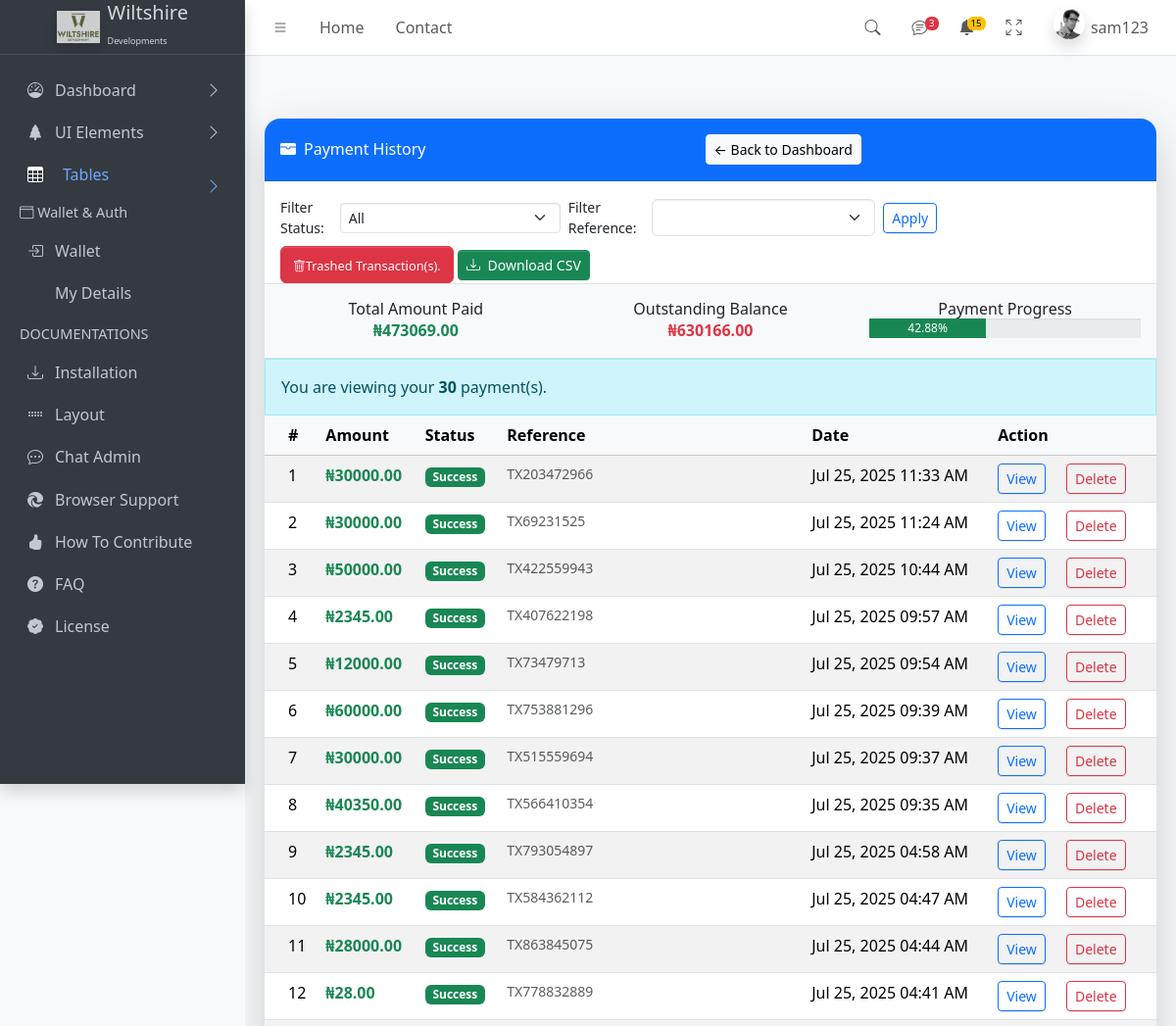
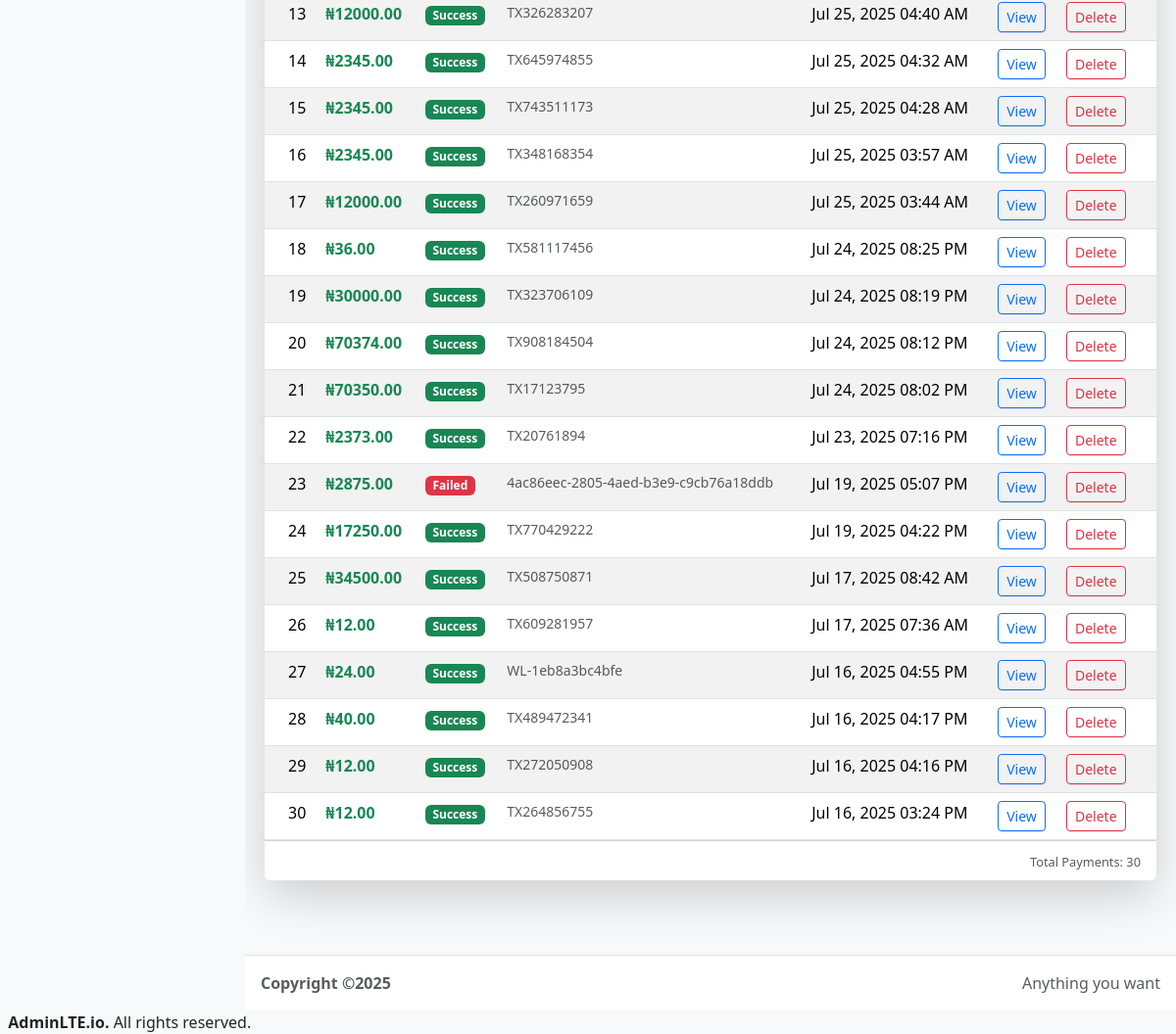
Screenshot of /Dashboard/payment-history/ (signed in) with the database file from the repository (2 pictures, top to bottom).
### myapp/models.py (models this page shows, shortened)
class Transaction(models.Model):
    user = models.ForeignKey(User, on_delete=models.CASCADE)
    reference = models.CharField(max_length=100, unique=True)
    amount = models.DecimalField(max_digits=10, decimal_places=2)
    status = models.CharField(max_length=50)
    created_at = models.DateTimeField(auto_now_add=True)
    contract_file = models.FileField(upload_to='contracts/', null=True, blank=True)

### myapp/views.py (the view, shortened to what this page needs)
# urls.py: path('Dashboard/payment-history/', views.payment_history, name='payment_history'),
@login_required(login_url="LoginUser")
def payment_history(request):
    user = request.user
    is_client_user = is_client(user)
    is_admin_user = is_admin(user)
    status_filter = request.GET.get('status')
    reference_filter = request.GET.get('reference')
    queryset = Transaction.objects.all().order_by('-created_at') if is_admin_user else Transaction.objects.filter(user=user).order_by('-created_at')
    if status_filter:
        queryset = queryset.filter(status__iexact=status_filter)
    if reference_filter:
        queryset = queryset.filter(reference__iexact=reference_filter)
    if is_admin_user:
        total_paid = PurchasedProduct.objects.aggregate(total=Sum('deposit'))['total'] or 0
        total_balance = PurchasedProduct.objects.aggregate(total=Sum('to_balance'))['total'] or 0
    else:
        total_paid = PurchasedProduct.objects.filter(user=user).aggregate(total=Sum('deposit'))['total'] or 0
        total_balance = PurchasedProduct.objects.filter(user=user).aggregate(total=Sum('to_balance'))['total'] or 0
    for tx in queryset:
        products = tx.products.all()  # thanks to related_name='products'
        if products.exists():
            product = products.first()
            deposit = product.deposit if product.deposit is not None else 0
            balance = product.to_balance if product.to_balance is not None else 0
            tx.description = f"{product.title} | Deposit: ₦{deposit:,.2f} | Balance: ₦{balance:,.2f}"
        else:
            tx.description = "No product attached"
    payment_progress = 0
    total_price = total_paid + total_balance
    if total_price > 0:
        payment_progress = round((total_paid / total_price) * 100, 2)
    context = {
        'all_payments': queryset,
        'payment_count': queryset.count(),
        'is_admin': is_admin_user,
        'is_client': is_client_user,
        'status_filter': status_filter,
        'total_paid': total_paid,
        'total_balance': total_balance,
        'payment_progress': payment_progress,
    }
    return render(request, 'Dashboard/payment_history.html', context)

### myapp/templates/Dashboard/payment_history.html (shortened to what this page needs)
{% load static %}
{% include 'Dashboard/header.html' %}
<main class="app-main">
  <div class="app-content-header">
    <div class="container my-5">
      <div class="card shadow-lg border-0 rounded-4">
        <div class="card-header bg-primary text-white py-3 d-flex justify-content-between align-items-center rounded-top-4">
          <h4 class="mb-0"><i class="bi bi-wallet-fill me-2"></i>Payment History</h4>
          <a href="{% url 'Dashboard' %}" class="btn btn-light btn-sm">← Back to Dashboard</a>
        </div>
        <form method="get" class="px-3 pt-3 d-flex flex-wrap gap-2 align-items-center justify-content-between">
          <div class="d-flex align-items-center gap-2">
            <label for="status" class="small mb-0 me-2">Filter Status:</label>
            <select name="status" id="status" class="form-select form-select-sm">
              <option value="">All</option>
            </select>
            <label for="status" class="small mb-0 me-2">Filter Reference:</label>
            <input type="text" name="reference" class="form-select form-input-sm">
            <button type="submit" class="btn btn-sm btn-outline-primary">Apply</button>
          </div>
          <div>
            <a class="btn btn-danger rounded-md" href='{% url "trashed_payments" %}'>
              <small><i class="bi bi-trash"></i>Trashed Transaction(s).</small>
            </a>
            <a href="?{% if status_filter %}status={{ status_filter }}&{% endif %}export=csv" class="btn btn-sm btn-success">
              <i class="bi bi-download me-1"></i> Download CSV
            </a>
          </div>
        </form>
        {% if all_payments %}
        <div class="p-3 border-top border-bottom bg-light">
          <div class="row text-center">
            <div class="col-md-4">
              <h6>Total Amount Paid</h6>
              <p class="fw-bold text-success mb-0">₦{{ total_paid|floatformat:2 }}</p>
            </div>
            <div class="col-md-4">
              <h6>Outstanding Balance</h6>
              <p class="fw-bold text-danger mb-0">₦{{ total_balance|floatformat:2 }}</p>
            </div>
            <div class="col-md-4">
              <h6>Payment Progress</h6>
              <div class="progress" style="height: 20px;">
                <div class="progress-bar bg-success" role="progressbar" style="width: {{ payment_progress }}%;" aria-valuenow="{{ payment_progress }}" aria-valuemin="0" aria-valuemax="100">
                  {{ payment_progress }}%
                </div>
              </div>
            </div>
          </div>
        </div>
        {% endif %}
        <div class="card-body p-0">
          {% if all_payments %}
            {% if is_admin %}
              <div class="alert alert-info rounded-0 mb-0">You are viewing all <strong>{{ payment_count }}</strong> payment(s).
              </div>
            {% elif is_client %}
              <div class="alert alert-info rounded-0 mb-0">You are viewing your <strong>{{ payment_count }}</strong> payment(s).</div>
            {% endif %}
            <div class="table-responsive">
              <table class="table table-hover table-striped mb-0">
                <thead class="table-light">
                  <tr>
                    <th>#</th>
                    <th>Amount</th>
                    <th>Status</th>
                    <th>Reference</th>
                    <th>Date</th>
                    <th colspan="2">Action</th>
                  </tr>
                </thead>
                <tbody>
                  {% for payment in all_payments %}
                  <tr>
                    <td>{{ forloop.counter }}</td>
                    <td class="text-success fw-bold">₦{{ payment.amount|floatformat:2 }}</td>
                    <td>
                      {% if payment.status == 'success' %}
                        <span class="badge bg-success">Success</span>
                      {% elif payment.status == 'Pending' %}
                        <span class="badge bg-warning text-dark">Pending</span>
                      {% else %}
                        <span class="badge bg-danger">Failed</span>
                      {% endif %}
                    </td>
                    <td class="small text-muted">{{ payment.reference|default:"N/A" }}</td>
                    <td>{{ payment.created_at|date:"M d, Y h:i A" }}</td>
                    <td>
                      <button type="button" class="btn btn-outline-primary btn-sm" data-bs-toggle="modal" data-bs-target="#viewModal{{ payment.id }}">
                        View
                      </button>
                    </td>
                    <td>
                      <form method="post" action="{% url 'delete_payment' payment.id %}" onsubmit="return confirm('Are you sure you want to delete this payment?');">
                        <button type="submit" class="btn btn-outline-danger btn-sm">Delete</button>
                      </form>
                    </td>
                  </tr>
                  {% endfor %}
                </tbody>
              </table>
            </div>
          {% else %}
            <div class="p-4 text-center text-muted">
              <i class="bi bi-exclamation-circle fs-1 mb-3"></i>
              <p>No payment history available yet.</p>
            </div>
          {% endif %}
        </div>
        <div class="card-footer text-end bg-white">
          <small class="text-muted">Total Payments: {{ payment_count }}</small>
        </div>
      </div>
    </div>
  </div>
</main>
{% include 'Dashboard/footer.html' %}

### myapp/templates/Dashboard/header.html (shortened to what this page needs)
{% load static %}
{% load django_browser_reload %}
<!doctype html>
<html lang="en">
  <head>
    <link rel="stylesheet" href="https://cdnjs.cloudflare.com/ajax/libs/font-awesome/6.5.0/css/all.min.css" />
    <link
      rel="stylesheet"
      href="https://cdn.jsdelivr.net/npm/@fontsource/source-sans-3@5.0.12/index.css"
    />
    <script src="https://cdn.tailwindcss.com"></script>
    <link
      rel="stylesheet"
      href="https://cdn.jsdelivr.net/npm/overlayscrollbars@2.10.1/styles/overlayscrollbars.min.css"
    />
    <link
      rel="stylesheet"
      href="https://cdn.jsdelivr.net/npm/bootstrap-icons@1.11.3/font/bootstrap-icons.min.css"
    />
    <link rel="stylesheet" href="{% static 'dist/css/adminlte.css' %}" />
    <link
      rel="stylesheet"
      href="https://cdn.jsdelivr.net/npm/apexcharts@3.37.1/dist/apexcharts.css"
    />
    <link
      rel="stylesheet"
      href="https://cdn.jsdelivr.net/npm/jsvectormap@1.5.3/dist/css/jsvectormap.min.css"
    />
  </head>
  <body class="layout-fixed sidebar-expand-lg bg-body-tertiary">
    <div class="app-wrapper">
      <nav class="app-header navbar navbar-expand bg-body">
        <div class="container-fluid">
          <ul class="navbar-nav">
            <li class="nav-item">
              <a class="nav-link" data-lte-toggle="sidebar" href="#" role="button">
                <i class="bi bi-list"></i>
              </a>
            </li>
            <li class="nav-item d-none d-md-block"><a href="{%url 'myHome' %}" class="nav-link">Home</a></li>
            <li class="nav-item d-none d-md-block"><a href="#" class="nav-link">Contact</a></li>
          </ul>
          <ul class="navbar-nav ms-auto">
            <li class="nav-item">
              <a class="nav-link" data-widget="navbar-search" href="#" role="button">
                <i class="bi bi-search"></i>
              </a>
            </li>
            <li class="nav-item dropdown">
              <a class="nav-link" data-bs-toggle="dropdown" href="#">
                <i class="bi bi-chat-text"></i>
                <span class="navbar-badge badge text-bg-danger">3</span>
              </a>
            </li>
            <li class="nav-item dropdown">
              <a class="nav-link" data-bs-toggle="dropdown" href="#">
                <i class="bi bi-bell-fill"></i>
                <span class="navbar-badge badge text-bg-warning">15</span>
              </a>
            </li>
            <li class="nav-item">
              <a class="nav-link" href="#" data-lte-toggle="fullscreen">
                <i data-lte-icon="maximize" class="bi bi-arrows-fullscreen"></i>
              </a>
            </li>
            <li class="nav-item dropdown user-menu">
              <a href="#" class="nav-link dropdown-toggle flex" data-bs-toggle="dropdown">
                <img
                  src="{% static 'dist/assets/img/user2-160x160.jpg' %}"
                  class="user-image rounded-circle shadow"
                  alt="User Image"
                />
                {% if user.is_authenticated %}
                  <span class="d-none d-md-inline">
                    {{ user_username }}
                  </span>
                {% endif %}
              </a>
            </li>
          </ul>
        </div>
      </nav>
      <aside class="app-sidebar bg-body-secondary shadow" data-bs-theme="dark">
        <div class="sidebar-brand">
          <a href="#" class="brand-link">
            <img
              src="{% static 'img/Wiltshire-01.jpg' %}"
              alt=""
              class="brand-image opacity-75 shadow"
            />
            <span class="brand-text fw-light"><span>Wiltshire</span> <br> <sup style='font-size:9px' class='mt-1'>Developments</sup></span>
          </a>
        </div>
        <div class="sidebar-wrapper">
          <nav class="mt-2">
            <ul
              class="nav sidebar-menu flex-column"
              data-lte-toggle="treeview"
              role="menu"
              data-accordion="false"
            >
              <li class="nav-item">
                <a href="{% url 'Dashboard' %}" class="nav-link">
                  <i class="nav-icon bi bi-speedometer"></i>
                  <p>
                    Dashboard
                  </p>
                </a>
              </li>
              <li class="nav-item">
                <a href="#" class="nav-link">
                  <i class="nav-icon bi bi-tree-fill"></i>
                  <p>
                    UI Elements
                  </p>
                </a>
              </li>
              <li class="nav-item">
                 <div class="flex">
                  <i class="nav-icon bi bi-table ml-4 text-white"></i>
                  <button class="nav-link w-full d-flex justify-content-between align-items-center" id="getOpen" onclick="TheTableOpen()">
                    <span>
                      Tables
                    </span>
                    <i class="nav-arrow bi bi-chevron-right"  style="float:right"></i>
                  </button>
                </div>
              </li>
              <li class="nav-header">
                <i class="bi bi-wallet"></i> Wallet & Auth
              </li>
              <li class="nav-item">
                <a href="{% url 'initiate_wallet_payment' %}" class="nav-link {% if request.resolver_match.url_name == 'initiate_wallet_payment' %} active{% endif %}">
                  <i class="nav-icon bi bi-box-arrow-in-right"></i>
                  <p>
                    Wallet
                  </p>
                </a>
              </li>
              <li class="nav-item">
                {% if is_admin %}
                <a href="{% url 'clientProfile' %}" class="nav-link {% if request.resolver_match.url_name == 'clientProfile' %} active{% endif %}">
                  <i class="nav-icon bi bi-box-arrow-in-right"></i>
                  <p>
                    Client Details
                  </p>
                </a>
                {% else %}
                <a href="{% url 'clientProfile' %}" class="nav-link {% if request.resolver_match.url_name == 'clientProfile' %} active{% endif %}">
                  <i class="nav-icon bi bi-user-check"></i>
                  <p>
                    My Details
                  </p>
                </a>
                {% endif %}
              </li>
              <li class="nav-header">DOCUMENTATIONS</li>
              <li class="nav-item">
                <a href="../docs/introduction.html" class="nav-link">
                  <i class="nav-icon bi bi-download"></i>
                  <p>Installation</p>
                </a>
              </li>
              <li class="nav-item">
                <a href="../docs/layout.html" class="nav-link">
                  <i class="nav-icon bi bi-grip-horizontal"></i>
                  <p>Layout</p>
                </a>
              </li>
                {% if is_client %}
                <li class="nav-item">
                  <a href="{% url 'client_chat' %}" class="nav-link">
                      <i class="nav-icon bi bi-chat-dots"></i>
                      <p>Chat Admin</p>
                  </a>
              </li>
                {% endif %}
              <li class="nav-item">
                <a href="../docs/browser-support.html" class="nav-link">
                  <i class="nav-icon bi bi-browser-edge"></i>
                  <p>Browser Support</p>
                </a>
              </li>
              <li class="nav-item">
                <a href="../docs/how-to-contribute.html" class="nav-link">
                  <i class="nav-icon bi bi-hand-thumbs-up-fill"></i>
                  <p>How To Contribute</p>
                </a>
              </li>
              <li class="nav-item">
                <a href="../docs/faq.html" class="nav-link">
                  <i class="nav-icon bi bi-question-circle-fill"></i>
                  <p>FAQ</p>
                </a>
              </li>
              <li class="nav-item">
                <a href="../docs/license.html" class="nav-link">
                  <i class="nav-icon bi bi-patch-check-fill"></i>
                  <p>License</p>
                </a>
              </li>
            </ul>
          </nav>
        </div>
      </aside>

### rows the page displays
Transaction: amount "30000.00", status "Success", reference "TX203472966", created_at "Jul 25, 2025 11:33 AM"
Transaction: amount "30000.00", status "Success", reference "TX69231525", created_at "Jul 25, 2025 11:24 AM"
Transaction: amount "50000.00", status "Success", reference "TX422559943", created_at "Jul 25, 2025 10:44 AM"
Transaction: amount "2345.00", status "Success", reference "TX407622198", created_at "Jul 25, 2025 09:57 AM"
Transaction: amount "12000.00", status "Success", reference "TX73479713", created_at "Jul 25, 2025 09:54 AM"
Transaction: amount "60000.00", status "Success", reference "TX753881296", created_at "Jul 25, 2025 09:39 AM"
Transaction: amount "30000.00", status "Success", reference "TX515559694", created_at "Jul 25, 2025 09:37 AM"
Transaction: amount "40350.00", status "Success", reference "TX566410354", created_at "Jul 25, 2025 09:35 AM"
Transaction: amount "2345.00", status "Success", reference "TX793054897", created_at "Jul 25, 2025 04:58 AM"
Transaction: amount "2345.00", status "Success", reference "TX584362112", created_at "Jul 25, 2025 04:47 AM"
Transaction: amount "28000.00", status "Success", reference "TX863845075", created_at "Jul 25, 2025 04:44 AM"
Transaction: amount "28.00", status "Success", reference "TX778832889", created_at "Jul 25, 2025 04:41 AM"
Transaction: amount "12000.00", status "Success", reference "TX326283207", created_at "Jul 25, 2025 04:40 AM"
Transaction: amount "2345.00", status "Success", reference "TX645974855", created_at "Jul 25, 2025 04:32 AM"
Transaction: amount "2345.00", status "Success", reference "TX743511173", created_at "Jul 25, 2025 04:28 AM"
Transaction: amount "2345.00", status "Success", reference "TX348168354", created_at "Jul 25, 2025 03:57 AM"
Transaction: amount "12000.00", status "Success", reference "TX260971659", created_at "Jul 25, 2025 03:44 AM"
Transaction: amount "36.00", status "Success", reference "TX581117456", created_at "Jul 24, 2025 08:25 PM"
Transaction: amount "30000.00", status "Success", reference "TX323706109", created_at "Jul 24, 2025 08:19 PM"
Transaction: amount "70374.00", status "Success", reference "TX908184504", created_at "Jul 24, 2025 08:12 PM"
Transaction: amount "70350.00", status "Success", reference "TX17123795", created_at "Jul 24, 2025 08:02 PM"
Transaction: amount "2373.00", status "Success", reference "TX20761894", created_at "Jul 23, 2025 07:16 PM"
Transaction: amount "2875.00", status "Failed", reference "4ac86eec-2805-4aed-b3e9-c9cb76a18ddb", created_at "Jul 19, 2025 05:07 PM"
Transaction: amount "17250.00", status "Success", reference "TX770429222", created_at "Jul 19, 2025 04:22 PM"
Transaction: amount "34500.00", status "Success", reference "TX508750871", created_at "Jul 17, 2025 08:42 AM"
Transaction: amount "12.00", status "Success", reference "TX609281957", created_at "Jul 17, 2025 07:36 AM"
Transaction: amount "24.00", status "Success", reference "WL-1eb8a3bc4bfe", created_at "Jul 16, 2025 04:55 PM"
Transaction: amount "40.00", status "Success", reference "TX489472341", created_at "Jul 16, 2025 04:17 PM"
Transaction: amount "12.00", status "Success", reference "TX272050908", created_at "Jul 16, 2025 04:16 PM"
Transaction: amount "12.00", status "Success", reference "TX264856755", created_at "Jul 16, 2025 03:24 PM"

### other values shown
{{ user_username }} "sam123"
{{ total_paid|floatformat:2 }} "473069.00"
{{ total_balance|floatformat:2 }} "630166.00"
{{ payment_progress }} "42.88"
{{ payment_count }} "30"
